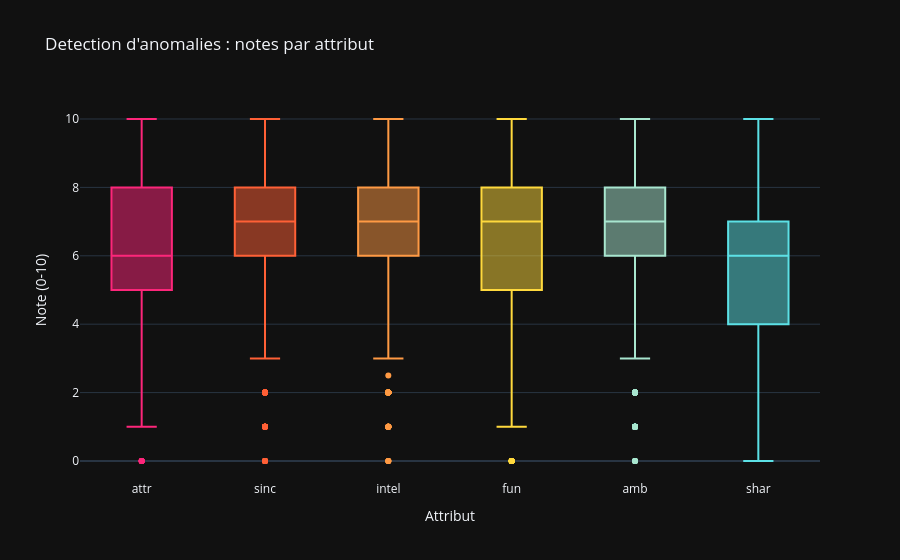
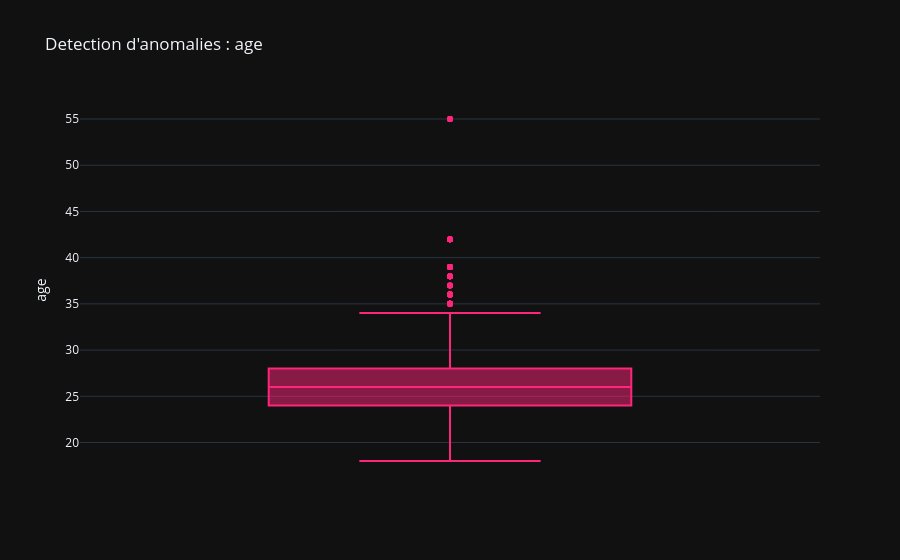

Notebook code for these charts, in order:
### Markdown cell above
## 2c. Détection d'anomalies

Boxplots des notes et de l'âge pour repérer les valeurs aberrantes.

### Code cell
# Boxplots des 6 attributs notes
fig = px.box(
    df_clean[rating_cols].melt(),
    x='variable', y='value',
    title="Detection d'anomalies : notes par attribut",
    labels={
        'variable': 'Attribut',
        'value': 'Note (0-10)',
    },
    color='variable',
    color_discrete_sequence=[
        '#FD267A', '#FF6036', '#FF9A44',
        '#FFD93D', '#A8E6CF', '#5CE1E6',
    ],
)
fig.update_layout(
    template='plotly_dark',
    paper_bgcolor='#111111',
    plot_bgcolor='#111111',
    showlegend=False,
)
fig.show()

# Boxplot de l'age
fig_age = px.box(
    df_clean, y='age',
    title="Detection d'anomalies : age",
    color_discrete_sequence=['#FD267A'],
)
fig_age.update_layout(
    template='plotly_dark',
    paper_bgcolor='#111111',
    plot_bgcolor='#111111',
)
fig_age.show()

### Figure 1 — Plotly figure (JSON) as saved in the notebook; plotly's stock layout.template omitted (floating-point values rounded to 4 significant figures; data arrays with more than 128 entries replaced by an {"elided": "..."} marker saying what was removed)
{"data": [{"alignmentgroup": "True", "hovertemplate": "Attribut=%{x}<br>Note (0-10)=%{y}<extra></extra>", "legendgroup": "attr", "marker": {"color": "#FD267A"}, "name": "attr", "notched": false, "offsetgroup": "attr", "orientation": "v", "showlegend": true, "type": "box", "x": {"elided": "8267 str values"}, "x0": " ", "xaxis": "x", "y": {"elided": "8267 float values"}, "y0": " ", "yaxis": "y"}, {"alignmentgroup": "True", "hovertemplate": "Attribut=%{x}<br>Note (0-10)=%{y}<extra></extra>", "legendgroup": "sinc", "marker": {"color": "#FF6036"}, "name": "sinc", "notched": false, "offsetgroup": "sinc", "orientation": "v", "showlegend": true, "type": "box", "x": {"elided": "8267 str values"}, "x0": " ", "xaxis": "x", "y": {"elided": "8267 float values"}, "y0": " ", "yaxis": "y"}, {"alignmentgroup": "True", "hovertemplate": "Attribut=%{x}<br>Note (0-10)=%{y}<extra></extra>", "legendgroup": "intel", "marker": {"color": "#FF9A44"}, "name": "intel", "notched": false, "offsetgroup": "intel", "orientation": "v", "showlegend": true, "type": "box", "x": {"elided": "8267 str values"}, "x0": " ", "xaxis": "x", "y": {"elided": "8267 float values"}, "y0": " ", "yaxis": "y"}, {"alignmentgroup": "True", "hovertemplate": "Attribut=%{x}<br>Note (0-10)=%{y}<extra></extra>", "legendgroup": "fun", "marker": {"color": "#FFD93D"}, "name": "fun", "notched": false, "offsetgroup": "fun", "orientation": "v", "showlegend": true, "type": "box", "x": {"elided": "8267 str values"}, "x0": " ", "xaxis": "x", "y": {"elided": "8267 float values"}, "y0": " ", "yaxis": "y"}, {"alignmentgroup": "True", "hovertemplate": "Attribut=%{x}<br>Note (0-10)=%{y}<extra></extra>", "legendgroup": "amb", "marker": {"color": "#A8E6CF"}, "name": "amb", "notched": false, "offsetgroup": "amb", "orientation": "v", "showlegend": true, "type": "box", "x": {"elided": "8267 str values"}, "x0": " ", "xaxis": "x", "y": {"elided": "8267 float values"}, "y0": " ", "yaxis": "y"}, {"alignmentgroup": "True", "hovertemplate": "Attribut=%{x}<br>Note (0-10)=%{y}<extra></extra>", "legendgroup": "shar", "marker": {"color": "#5CE1E6"}, "name": "shar", "notched": false, "offsetgroup": "shar", "orientation": "v", "showlegend": true, "type": "box", "x": {"elided": "8267 str values"}, "x0": " ", "xaxis": "x", "y": {"elided": "8267 float values"}, "y0": " ", "yaxis": "y"}], "layout": {"boxmode": "overlay", "legend": {"title": {"text": "Attribut"}, "tracegroupgap": 0}, "paper_bgcolor": "#111111", "plot_bgcolor": "#111111", "showlegend": false, "title": {"text": "Detection d'anomalies : notes par attribut"}, "xaxis": {"anchor": "y", "categoryarray": ["attr", "sinc", "intel", "fun", "amb", "shar"], "categoryorder": "array", "domain": [0, 1], "title": {"text": "Attribut"}}, "yaxis": {"anchor": "x", "domain": [0, 1], "title": {"text": "Note (0-10)"}}}}

### Figure 2 — Plotly figure (JSON) as saved in the notebook; plotly's stock layout.template omitted (floating-point values rounded to 4 significant figures; data arrays with more than 128 entries replaced by an {"elided": "..."} marker saying what was removed)
{"data": [{"alignmentgroup": "True", "hovertemplate": "age=%{y}<extra></extra>", "legendgroup": "", "marker": {"color": "#FD267A"}, "name": "", "notched": false, "offsetgroup": "", "orientation": "v", "showlegend": false, "type": "box", "x0": " ", "xaxis": "x", "y": {"elided": "8267 float values"}, "y0": " ", "yaxis": "y"}], "layout": {"boxmode": "group", "legend": {"tracegroupgap": 0}, "paper_bgcolor": "#111111", "plot_bgcolor": "#111111", "title": {"text": "Detection d'anomalies : age"}, "xaxis": {"anchor": "y", "domain": [0, 1]}, "yaxis": {"anchor": "x", "domain": [0, 1], "title": {"text": "age"}}}}
